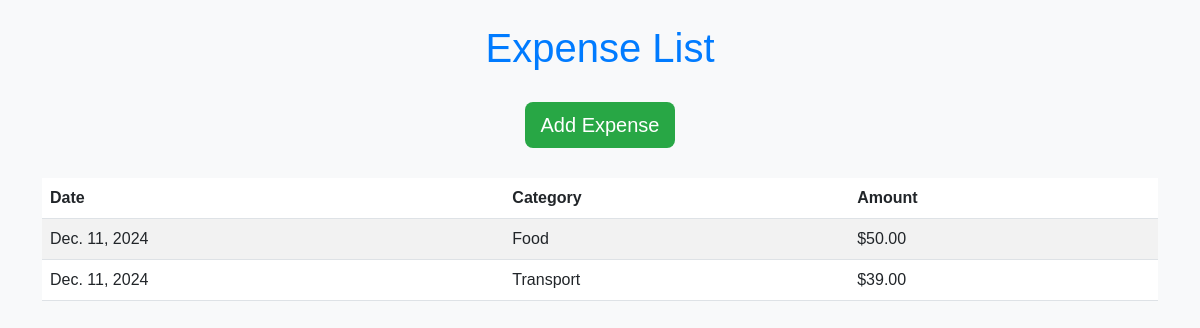
The app's page /, older data.
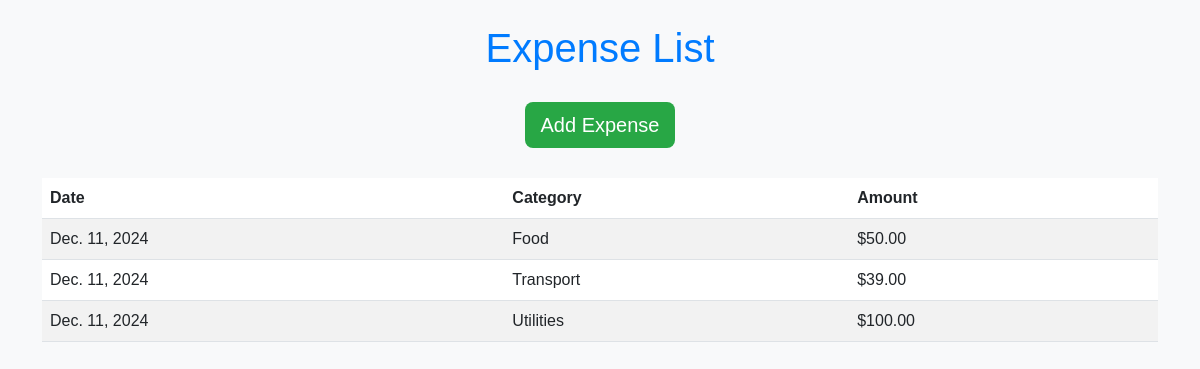
The same page, newer data.
### tracker/models.py (models this page shows, shortened)
class Expense(models.Model):
    CATEGORY_CHOICES = [
        ('Food','Food'),
        ('Transport', 'Transport'),
        ('Utilities', 'Utilities'),
        ('Other', 'Others'),
    ]
    category = models.CharField(max_length=50, choices=CATEGORY_CHOICES)
    amount = models.DecimalField(max_digits=10, decimal_places=2)
    description = models.TextField(blank=True)
    date =  models.DateField(auto_now_add=True)

### tracker/views.py (the view)
# urls.py: path('', views.expense_list, name='expense_list'),
def expense_list(request):
    expenses = Expense.objects.all()
    return render(request, 'tracker/expense_list.html', {'expenses': expenses})

### tracker/templates/tracker/expense_list.html (shortened to what this page needs)
<!DOCTYPE html>
<html lang="en">
<head>
    <link href="https://cdn.jsdelivr.net/npm/bootstrap@5.3.0/dist/css/bootstrap.min.css" rel="stylesheet">
</head>
<body>
    <div class="container">
        <h1 class="text-center mt-4">Expense List</h1>
        <div class="text-center mb-4">
            <a href="{% url 'add_expense' %}" class="btn btn-add-expense btn-lg">
                 Add Expense
            </a>
        </div>
        <div class="table-responsive expense-table">
            <table class="table table-striped">
                <thead>
                    <tr>
                        <th>Date</th>
                        <th>Category</th>
                        <th>Amount</th>
                    </tr>
                </thead>
                <tbody>
                    {% for expense in expenses %}
                    <tr>
                        <td>{{ expense.date }}</td>
                        <td>{{ expense.category }}</td>
                        <td>${{ expense.amount }}</td>
                    </tr>
                    {% endfor %}
                </tbody>
            </table>
        </div>
    </div>
</body>
</html>

Row changes from the older to the newer data that the page shows:
added Expense: date "Dec. 11, 2024", category "Utilities", amount "100.00"
